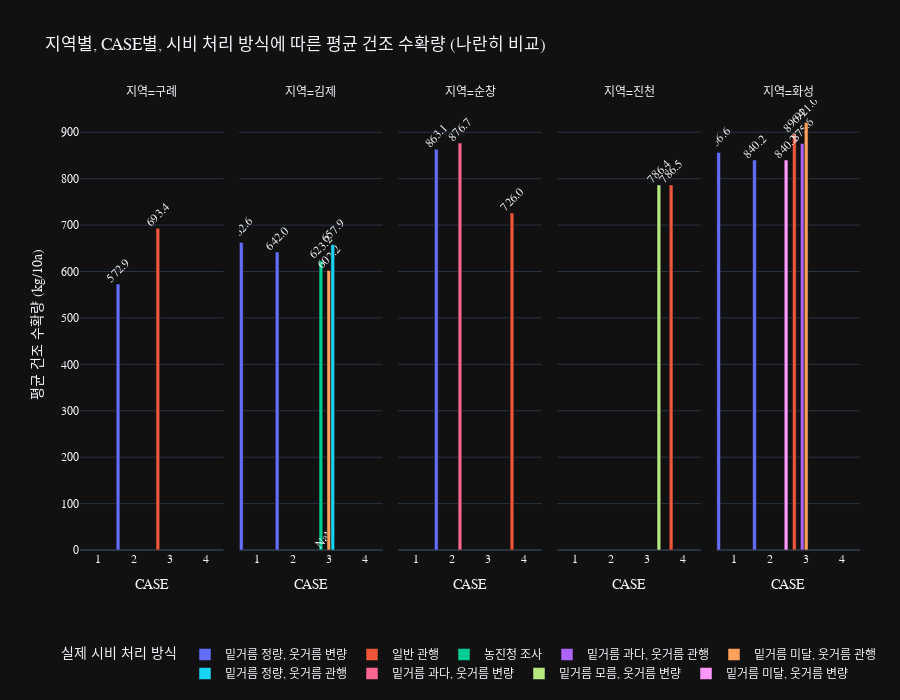

Notebook code for this chart:
### Markdown cell above
### 지역별, CASE 별 시비 처리 방식에 따른 수확량(kg/10a) 비교

### Code cell
# 3. 2025년 데이터 필터링
# df_25 = df[df['CASE'] != '-'].copy()

# 4. 데이터 집계
df_agg = df_25.groupby(['지역', 'CASE', '시비 처리'])['건조 수확량(kg/10a)'].agg(
    평균수확량='mean',
    필지수='size'
).reset_index()

print(df_agg)

# 5. Plotly 시각화 (barmode='group' 추가)
fig = px.bar(
    df_agg,
    x='CASE',                  # X축: CASE (시험 그룹)
    y='평균수확량',              # Y축: 평균 건조 수확량
    color='시비 처리',           # 색상: 실제 시비 처리 방식
    barmode='group',           # *** 막대를 누적이 아닌 나란히 (그룹) 표시 ***
    facet_col='지역',
    text='평균수확량',# 차트 분리: 지역별로
    hover_name='시비 처리',      # 마우스 오버 시 표시될 이름
    hover_data=['필지수'],       # 마우스 오버 시 추가 정보 (필지 수)
    labels={
        "평균수확량": "평균 건조 수확량 (kg/10a)",
        "CASE": "CASE (시험 그룹)",
        "시비 처리": "실제 시비 처리 방식",
        "필지수": "필지 수"
    },

    title="지역별, CASE별, 시비 처리 방식에 따른 평균 건조 수확량 (나란히 비교)",
    category_orders={"CASE": ['1', '2', '3', '4']}
)

# 6. [수정] 레이아웃 업데이트 (하나의 호출로 통합)
fig.update_layout(
    height=700,
    font=dict(family="Malgun Gothic, AppleGGothic, sans-serif"), # 한글 폰트
    bargap=0.01,         # 그룹 내 막대 간격
    bargroupgap=0.05,    # 그룹 간 간격
    uniformtext_minsize=10, # 텍스트 최소 크기
    uniformtext_mode='show',

        # --- [NEW] 차트 여백 설정 추가 (왼쪽 잘림 방지) ---
    margin=dict(l=80, r=40, t=100, b=120), # l=왼쪽, t=제목, b=하단범례

    # --- 범례 위치 설정 ---
    legend=dict(
        orientation="h",   # 범례 수직 정렬
        yanchor="top",     # Y축 기준: 위쪽
        y=-0.2,               # Y 위치: 맨 위
        xanchor="center",   # X축 기준: 오른쪽
        x=0.5# X 위치 (차트 영역 오른쪽)
    )
)
fig.update_xaxes(title_text='CASE')
fig.update_traces(
    texttemplate='%{text:.1f}',
    textposition='outside',
    textangle=-45  # [NEW] 텍스트를 -45도로 회전
)

fig.show()

### Figure 1 — Plotly figure (JSON) as saved in the notebook; plotly's stock layout.template omitted (floating-point values rounded to 4 significant figures)
{"data": [{"alignmentgroup": "True", "customdata": [[12]], "hovertemplate": "<b>%{hovertext}</b><br><br>실제 시비 처리 방식=밑거름 정량, 웃거름 변량<br>지역=구례<br>CASE (시험 그룹)=%{x}<br>평균 건조 수확량 (kg/10a)=%{text}<br>필지 수=%{customdata[0]}<extra></extra>", "hovertext": ["밑거름 정량, 웃거름 변량"], "legendgroup": "밑거름 정량, 웃거름 변량", "marker": {"color": "#636efa", "pattern": {"shape": ""}}, "name": "밑거름 정량, 웃거름 변량", "offsetgroup": "밑거름 정량, 웃거름 변량", "orientation": "v", "showlegend": true, "text": [572.9], "textposition": "outside", "x": ["2"], "xaxis": "x", "y": [572.9], "yaxis": "y", "type": "bar", "textangle": -45, "texttemplate": "%{text:.1f}"}, {"alignmentgroup": "True", "customdata": [[2], [4]], "hovertemplate": "<b>%{hovertext}</b><br><br>실제 시비 처리 방식=밑거름 정량, 웃거름 변량<br>지역=김제<br>CASE (시험 그룹)=%{x}<br>평균 건조 수확량 (kg/10a)=%{text}<br>필지 수=%{customdata[0]}<extra></extra>", "hovertext": ["밑거름 정량, 웃거름 변량", "밑거름 정량, 웃거름 변량"], "legendgroup": "밑거름 정량, 웃거름 변량", "marker": {"color": "#636efa", "pattern": {"shape": ""}}, "name": "밑거름 정량, 웃거름 변량", "offsetgroup": "밑거름 정량, 웃거름 변량", "orientation": "v", "showlegend": false, "text": [662.6, 642.0], "textposition": "outside", "x": ["1", "2"], "xaxis": "x2", "y": [662.6, 642.0], "yaxis": "y2", "type": "bar", "textangle": -45, "texttemplate": "%{text:.1f}"}, {"alignmentgroup": "True", "customdata": [[7]], "hovertemplate": "<b>%{hovertext}</b><br><br>실제 시비 처리 방식=밑거름 정량, 웃거름 변량<br>지역=순창<br>CASE (시험 그룹)=%{x}<br>평균 건조 수확량 (kg/10a)=%{text}<br>필지 수=%{customdata[0]}<extra></extra>", "hovertext": ["밑거름 정량, 웃거름 변량"], "legendgroup": "밑거름 정량, 웃거름 변량", "marker": {"color": "#636efa", "pattern": {"shape": ""}}, "name": "밑거름 정량, 웃거름 변량", "offsetgroup": "밑거름 정량, 웃거름 변량", "orientation": "v", "showlegend": false, "text": [863.1], "textposition": "outside", "x": ["2"], "xaxis": "x3", "y": [863.1], "yaxis": "y3", "type": "bar", "textangle": -45, "texttemplate": "%{text:.1f}"}, {"alignmentgroup": "True", "customdata": [[2], [2]], "hovertemplate": "<b>%{hovertext}</b><br><br>실제 시비 처리 방식=밑거름 정량, 웃거름 변량<br>지역=화성<br>CASE (시험 그룹)=%{x}<br>평균 건조 수확량 (kg/10a)=%{text}<br>필지 수=%{customdata[0]}<extra></extra>", "hovertext": ["밑거름 정량, 웃거름 변량", "밑거름 정량, 웃거름 변량"], "legendgroup": "밑거름 정량, 웃거름 변량", "marker": {"color": "#636efa", "pattern": {"shape": ""}}, "name": "밑거름 정량, 웃거름 변량", "offsetgroup": "밑거름 정량, 웃거름 변량", "orientation": "v", "showlegend": false, "text": [856.6, 840.2], "textposition": "outside", "x": ["1", "2"], "xaxis": "x5", "y": [856.6, 840.2], "yaxis": "y5", "type": "bar", "textangle": -45, "texttemplate": "%{text:.1f}"}, {"alignmentgroup": "True", "customdata": [[2]], "hovertemplate": "<b>%{hovertext}</b><br><br>실제 시비 처리 방식=일반 관행<br>지역=구례<br>CASE (시험 그룹)=%{x}<br>평균 건조 수확량 (kg/10a)=%{text}<br>필지 수=%{customdata[0]}<extra></extra>", "hovertext": ["일반 관행"], "legendgroup": "일반 관행", "marker": {"color": "#EF553B", "pattern": {"shape": ""}}, "name": "일반 관행", "offsetgroup": "일반 관행", "orientation": "v", "showlegend": true, "text": [693.4], "textposition": "outside", "x": ["3"], "xaxis": "x", "y": [693.4], "yaxis": "y", "type": "bar", "textangle": -45, "texttemplate": "%{text:.1f}"}, {"alignmentgroup": "True", "customdata": [[1]], "hovertemplate": "<b>%{hovertext}</b><br><br>실제 시비 처리 방식=일반 관행<br>지역=순창<br>CASE (시험 그룹)=%{x}<br>평균 건조 수확량 (kg/10a)=%{text}<br>필지 수=%{customdata[0]}<extra></extra>", "hovertext": ["일반 관행"], "legendgroup": "일반 관행", "marker": {"color": "#EF553B", "pattern": {"shape": ""}}, "name": "일반 관행", "offsetgroup": "일반 관행", "orientation": "v", "showlegend": false, "text": [726.0], "textposition": "outside", "x": ["4"], "xaxis": "x3", "y": [726.0], "yaxis": "y3", "type": "bar", "textangle": -45, "texttemplate": "%{text:.1f}"}, {"alignmentgroup": "True", "customdata": [[1]], "hovertemplate": "<b>%{hovertext}</b><br><br>실제 시비 처리 방식=일반 관행<br>지역=진천<br>CASE (시험 그룹)=%{x}<br>평균 건조 수확량 (kg/10a)=%{text}<br>필지 수=%{customdata[0]}<extra></extra>", "hovertext": ["일반 관행"], "legendgroup": "일반 관행", "marker": {"color": "#EF553B", "pattern": {"shape": ""}}, "name": "일반 관행", "offsetgroup": "일반 관행", "orientation": "v", "showlegend": false, "text": [786.5], "textposition": "outside", "x": ["4"], "xaxis": "x4", "y": [786.5], "yaxis": "y4", "type": "bar", "textangle": -45, "texttemplate": "%{text:.1f}"}, {"alignmentgroup": "True", "customdata": [[2]], "hovertemplate": "<b>%{hovertext}</b><br><br>실제 시비 처리 방식=일반 관행<br>지역=화성<br>CASE (시험 그룹)=%{x}<br>평균 건조 수확량 (kg/10a)=%{text}<br>필지 수=%{customdata[0]}<extra></extra>", "hovertext": ["일반 관행"], "legendgroup": "일반 관행", "marker": {"color": "#EF553B", "pattern": {"shape": ""}}, "name": "일반 관행", "offsetgroup": "일반 관행", "orientation": "v", "showlegend": false, "text": [896.4], "textposition": "outside", "x": ["3"], "xaxis": "x5", "y": [896.4], "yaxis": "y5", "type": "bar", "textangle": -45, "texttemplate": "%{text:.1f}"}, {"alignmentgroup": "True", "customdata": [[2]], "hovertemplate": "<b>%{hovertext}</b><br><br>실제 시비 처리 방식=농진청 조사<br>지역=김제<br>CASE (시험 그룹)=%{x}<br>평균 건조 수확량 (kg/10a)=%{text}<br>필지 수=%{customdata[0]}<extra></extra>", "hovertext": ["농진청 조사"], "legendgroup": "농진청 조사", "marker": {"color": "#00cc96", "pattern": {"shape": ""}}, "name": "농진청 조사", "offsetgroup": "농진청 조사", "orientation": "v", "showlegend": true, "text": [623.2], "textposition": "outside", "x": ["3"], "xaxis": "x2", "y": [623.2], "yaxis": "y2", "type": "bar", "textangle": -45, "texttemplate": "%{text:.1f}"}, {"alignmentgroup": "True", "customdata": [[1]], "hovertemplate": "<b>%{hovertext}</b><br><br>실제 시비 처리 방식=밑거름 과다, 웃거름 관행<br>지역=김제<br>CASE (시험 그룹)=%{x}<br>평균 건조 수확량 (kg/10a)=%{text}<br>필지 수=%{customdata[0]}<extra></extra>", "hovertext": ["밑거름 과다, 웃거름 관행"], "legendgroup": "밑거름 과다, 웃거름 관행", "marker": {"color": "#ab63fa", "pattern": {"shape": ""}}, "name": "밑거름 과다, 웃거름 관행", "offsetgroup": "밑거름 과다, 웃거름 관행", "orientation": "v", "showlegend": true, "text": [NaN], "textposition": "outside", "x": ["3"], "xaxis": "x2", "y": [NaN], "yaxis": "y2", "type": "bar", "textangle": -45, "texttemplate": "%{text:.1f}"}, {"alignmentgroup": "True", "customdata": [[1]], "hovertemplate": "<b>%{hovertext}</b><br><br>실제 시비 처리 방식=밑거름 과다, 웃거름 관행<br>지역=화성<br>CASE (시험 그룹)=%{x}<br>평균 건조 수확량 (kg/10a)=%{text}<br>필지 수=%{customdata[0]}<extra></extra>", "hovertext": ["밑거름 과다, 웃거름 관행"], "legendgroup": "밑거름 과다, 웃거름 관행", "marker": {"color": "#ab63fa", "pattern": {"shape": ""}}, "name": "밑거름 과다, 웃거름 관행", "offsetgroup": "밑거름 과다, 웃거름 관행", "orientation": "v", "showlegend": false, "text": [875.6], "textposition": "outside", "x": ["3"], "xaxis": "x5", "y": [875.6], "yaxis": "y5", "type": "bar", "textangle": -45, "texttemplate": "%{text:.1f}"}, {"alignmentgroup": "True", "customdata": [[1]], "hovertemplate": "<b>%{hovertext}</b><br><br>실제 시비 처리 방식=밑거름 미달, 웃거름 관행<br>지역=김제<br>CASE (시험 그룹)=%{x}<br>평균 건조 수확량 (kg/10a)=%{text}<br>필지 수=%{customdata[0]}<extra></extra>", "hovertext": ["밑거름 미달, 웃거름 관행"], "legendgroup": "밑거름 미달, 웃거름 관행", "marker": {"color": "#FFA15A", "pattern": {"shape": ""}}, "name": "밑거름 미달, 웃거름 관행", "offsetgroup": "밑거름 미달, 웃거름 관행", "orientation": "v", "showlegend": true, "text": [602.2], "textposition": "outside", "x": ["3"], "xaxis": "x2", "y": [602.2], "yaxis": "y2", "type": "bar", "textangle": -45, "texttemplate": "%{text:.1f}"}, {"alignmentgroup": "True", "customdata": [[3]], "hovertemplate": "<b>%{hovertext}</b><br><br>실제 시비 처리 방식=밑거름 미달, 웃거름 관행<br>지역=화성<br>CASE (시험 그룹)=%{x}<br>평균 건조 수확량 (kg/10a)=%{text}<br>필지 수=%{customdata[0]}<extra></extra>", "hovertext": ["밑거름 미달, 웃거름 관행"], "legendgroup": "밑거름 미달, 웃거름 관행", "marker": {"color": "#FFA15A", "pattern": {"shape": ""}}, "name": "밑거름 미달, 웃거름 관행", "offsetgroup": "밑거름 미달, 웃거름 관행", "orientation": "v", "showlegend": false, "text": [921.0], "textposition": "outside", "x": ["3"], "xaxis": "x5", "y": [921.0], "yaxis": "y5", "type": "bar", "textangle": -45, "texttemplate": "%{text:.1f}"}, {"alignmentgroup": "True", "customdata": [[2]], "hovertemplate": "<b>%{hovertext}</b><br><br>실제 시비 처리 방식=밑거름 정량, 웃거름 관행<br>지역=김제<br>CASE (시험 그룹)=%{x}<br>평균 건조 수확량 (kg/10a)=%{text}<br>필지 수=%{customdata[0]}<extra></extra>", "hovertext": ["밑거름 정량, 웃거름 관행"], "legendgroup": "밑거름 정량, 웃거름 관행", "marker": {"color": "#19d3f3", "pattern": {"shape": ""}}, "name": "밑거름 정량, 웃거름 관행", "offsetgroup": "밑거름 정량, 웃거름 관행", "orientation": "v", "showlegend": true, "text": [657.9], "textposition": "outside", "x": ["3"], "xaxis": "x2", "y": [657.9], "yaxis": "y2", "type": "bar", "textangle": -45, "texttemplate": "%{text:.1f}"}, {"alignmentgroup": "True", "customdata": [[3]], "hovertemplate": "<b>%{hovertext}</b><br><br>실제 시비 처리 방식=밑거름 과다, 웃거름 변량<br>지역=순창<br>CASE (시험 그룹)=%{x}<br>평균 건조 수확량 (kg/10a)=%{text}<br>필지 수=%{customdata[0]}<extra></extra>", "hovertext": ["밑거름 과다, 웃거름 변량"], "legendgroup": "밑거름 과다, 웃거름 변량", "marker": {"color": "#FF6692", "pattern": {"shape": ""}}, "name": "밑거름 과다, 웃거름 변량", "offsetgroup": "밑거름 과다, 웃거름 변량", "orientation": "v", "showlegend": true, "text": [876.7], "textposition": "outside", "x": ["2"], "xaxis": "x3", "y": [876.7], "yaxis": "y3", "type": "bar", "textangle": -45, "texttemplate": "%{text:.1f}"}, {"alignmentgroup": "True", "customdata": [[6]], "hovertemplate": "<b>%{hovertext}</b><br><br>실제 시비 처리 방식=밑거름 모름, 웃거름 변량<br>지역=진천<br>CASE (시험 그룹)=%{x}<br>평균 건조 수확량 (kg/10a)=%{text}<br>필지 수=%{customdata[0]}<extra></extra>", "hovertext": ["밑거름 모름, 웃거름 변량"], "legendgroup": "밑거름 모름, 웃거름 변량", "marker": {"color": "#B6E880", "pattern": {"shape": ""}}, "name": "밑거름 모름, 웃거름 변량", "offsetgroup": "밑거름 모름, 웃거름 변량", "orientation": "v", "showlegend": true, "text": [786.4], "textposition": "outside", "x": ["3"], "xaxis": "x4", "y": [786.4], "yaxis": "y4", "type": "bar", "textangle": -45, "texttemplate": "%{text:.1f}"}, {"alignmentgroup": "True", "customdata": [[2]], "hovertemplate": "<b>%{hovertext}</b><br><br>실제 시비 처리 방식=밑거름 미달, 웃거름 변량<br>지역=화성<br>CASE (시험 그룹)=%{x}<br>평균 건조 수확량 (kg/10a)=%{text}<br>필지 수=%{customdata[0]}<extra></extra>", "hovertext": ["밑거름 미달, 웃거름 변량"], "legendgroup": "밑거름 미달, 웃거름 변량", "marker": {"color": "#FF97FF", "pattern": {"shape": ""}}, "name": "밑거름 미달, 웃거름 변량", "offsetgroup": "밑거름 미달, 웃거름 변량", "orientation": "v", "showlegend": true, "text": [840.2], "textposition": "outside", "x": ["2"], "xaxis": "x5", "y": [840.2], "yaxis": "y5", "type": "bar", "textangle": -45, "texttemplate": "%{text:.1f}"}], "layout": {"xaxis": {"anchor": "y", "domain": [0.0, 0.184], "title": {"text": "CASE"}, "categoryorder": "array", "categoryarray": ["1", "2", "3", "4"]}, "yaxis": {"anchor": "x", "domain": [0.0, 1.0], "title": {"text": "평균 건조 수확량 (kg/10a)"}}, "xaxis2": {"anchor": "y2", "domain": [0.204, 0.388], "matches": "x", "title": {"text": "CASE"}, "categoryorder": "array", "categoryarray": ["1", "2", "3", "4"]}, "yaxis2": {"anchor": "x2", "domain": [0.0, 1.0], "matches": "y", "showticklabels": false}, "xaxis3": {"anchor": "y3", "domain": [0.408, 0.592], "matches": "x", "title": {"text": "CASE"}, "categoryorder": "array", "categoryarray": ["1", "2", "3", "4"]}, "yaxis3": {"anchor": "x3", "domain": [0.0, 1.0], "matches": "y", "showticklabels": false}, "xaxis4": {"anchor": "y4", "domain": [0.612, 0.796], "matches": "x", "title": {"text": "CASE"}, "categoryorder": "array", "categoryarray": ["1", "2", "3", "4"]}, "yaxis4": {"anchor": "x4", "domain": [0.0, 1.0], "matches": "y", "showticklabels": false}, "xaxis5": {"anchor": "y5", "domain": [0.816, 1.0], "matches": "x", "title": {"text": "CASE"}, "categoryorder": "array", "categoryarray": ["1", "2", "3", "4"]}, "yaxis5": {"anchor": "x5", "domain": [0.0, 1.0], "matches": "y", "showticklabels": false}, "annotations": [{"font": {}, "showarrow": false, "text": "지역=구례", "x": 0.092, "xanchor": "center", "xref": "paper", "y": 1.0, "yanchor": "bottom", "yref": "paper"}, {"font": {}, "showarrow": false, "text": "지역=김제", "x": 0.296, "xanchor": "center", "xref": "paper", "y": 1.0, "yanchor": "bottom", "yref": "paper"}, {"font": {}, "showarrow": false, "text": "지역=순창", "x": 0.5, "xanchor": "center", "xref": "paper", "y": 1.0, "yanchor": "bottom", "yref": "paper"}, {"font": {}, "showarrow": false, "text": "지역=진천", "x": 0.704, "xanchor": "center", "xref": "paper", "y": 1.0, "yanchor": "bottom", "yref": "paper"}, {"font": {}, "showarrow": false, "text": "지역=화성", "x": 0.908, "xanchor": "center", "xref": "paper", "y": 1.0, "yanchor": "bottom", "yref": "paper"}], "legend": {"title": {"text": "실제 시비 처리 방식"}, "tracegroupgap": 0, "orientation": "h", "yanchor": "top", "y": -0.2, "xanchor": "center", "x": 0.5}, "title": {"text": "지역별, CASE별, 시비 처리 방식에 따른 평균 건조 수확량 (나란히 비교)"}, "barmode": "group", "font": {"family": "Malgun Gothic, AppleGGothic, sans-serif"}, "uniformtext": {"minsize": 10, "mode": "show"}, "margin": {"l": 80, "r": 40, "t": 100, "b": 120}, "height": 700, "bargap": 0.01, "bargroupgap": 0.05}}
